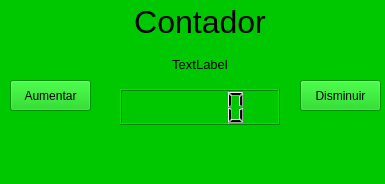
<?xml version="1.0" encoding="UTF-8"?>
<ui version="4.0">
 <class>MainWindow</class>
 <widget class="QMainWindow" name="MainWindow">
  <property name="geometry">
   <rect>
    <x>0</x>
    <y>0</y>
    <width>385</width>
    <height>184</height>
   </rect>
  </property>
  <property name="windowTitle">
   <string>MainWindow</string>
  </property>
  <property name="styleSheet">
   <string notr="true">background-color: rgb(0, 200, 0);</string>
  </property>
  <widget class="QWidget" name="centralwidget">
   <widget class="QPushButton" name="Dim">
    <property name="geometry">
     <rect>
      <x>300</x>
      <y>80</y>
      <width>81</width>
      <height>31</height>
     </rect>
    </property>
    <property name="text">
     <string>Disminuir</string>
    </property>
   </widget>
   <widget class="QWidget" name="verticalLayoutWidget">
    <property name="geometry">
     <rect>
      <x>120</x>
      <y>4</y>
      <width>160</width>
      <height>121</height>
     </rect>
    </property>
    <layout class="QVBoxLayout" name="verticalLayout">
     <item>
      <widget class="QLabel" name="label_2">
       <property name="font">
        <font>
         <pointsize>24</pointsize>
        </font>
       </property>
       <property name="text">
        <string>Contador</string>
       </property>
       <property name="textFormat">
        <enum>Qt::AutoText</enum>
       </property>
       <property name="scaledContents">
        <bool>false</bool>
       </property>
       <property name="alignment">
        <set>Qt::AlignCenter</set>
       </property>
      </widget>
     </item>
     <item>
      <widget class="QLabel" name="label">
       <property name="font">
        <font>
         <pointsize>10</pointsize>
        </font>
       </property>
       <property name="text">
        <string>TextLabel</string>
       </property>
       <property name="alignment">
        <set>Qt::AlignCenter</set>
       </property>
      </widget>
     </item>
     <item>
      <widget class="QLCDNumber" name="lcdNumber"/>
     </item>
    </layout>
   </widget>
   <widget class="QPushButton" name="Aum">
    <property name="geometry">
     <rect>
      <x>10</x>
      <y>80</y>
      <width>81</width>
      <height>31</height>
     </rect>
    </property>
    <property name="text">
     <string>Aumentar</string>
    </property>
   </widget>
  </widget>
  <widget class="QMenuBar" name="menubar">
   <property name="geometry">
    <rect>
     <x>0</x>
     <y>0</y>
     <width>385</width>
     <height>18</height>
    </rect>
   </property>
  </widget>
 </widget>
 <resources/>
 <connections/>
</ui>
